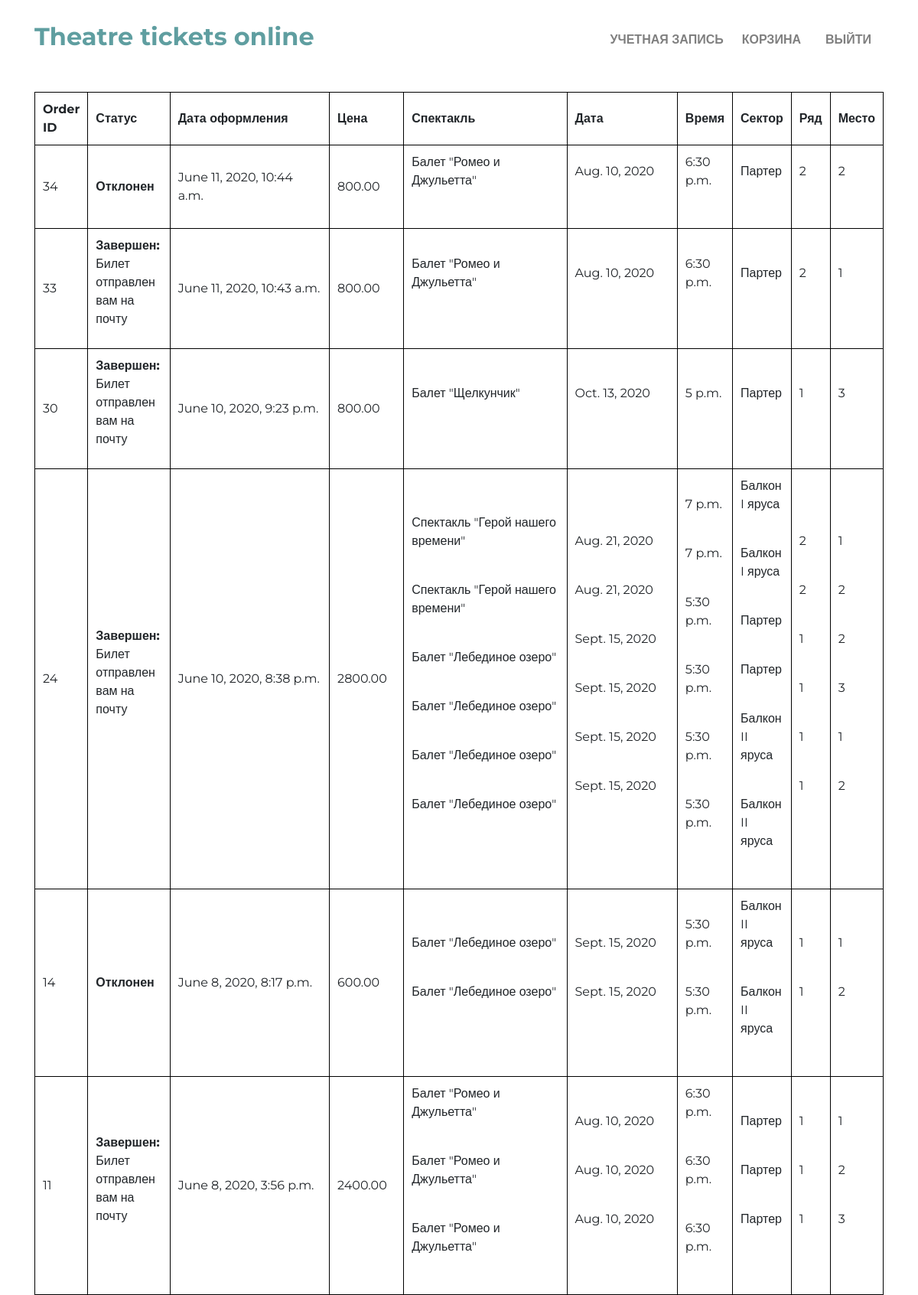
/order/my-orders/ (signed in), run on the app's committed database.
### orders/models.py (models this page shows, shortened)
class Order(models.Model):
    id = models.AutoField(auto_created=True, primary_key=True)
    user = models.ForeignKey(User, on_delete=models.CASCADE)
    status = models.ForeignKey(Status, on_delete=models.PROTECT, default=1)
    total_price = models.DecimalField(max_digits=10, decimal_places=2, default=1, null=False)
    amount = models.PositiveIntegerField(default=1, null=False)
    create_date = models.DateTimeField(editable=False, null=True)
    class Meta:
        ordering = ('-id',)

class Status(models.Model):
    STATUS_CHOICES = [
        ('new', 'Новый'),
        ('in the execution', 'В исполнении'),
        ('completed', 'Завершен'),
        ('rejected', 'Отклонен'),
    ]
    FINISHED = {
        'Отклонен',
        'Завершен'
    }
    id = models.AutoField(auto_created=True, primary_key=True)
    name = models.CharField(max_length=20, null=False, db_index=True, choices=STATUS_CHOICES)
    def __str__(self):
        return f"{self.name}"

class OrderHasTicket(models.Model):
    order = models.ForeignKey(Order, on_delete=models.CASCADE, related_name='items')
    ticket = models.ForeignKey(Ticket, on_delete=models.PROTECT, related_name='order_items')
    price = models.DecimalField(max_digits=10, decimal_places=2)
    class Meta:
        unique_together = ['order', 'ticket']

### theater/models.py (models this page shows, shortened)
class Ticket(models.Model):
    id = models.AutoField(auto_created=True, primary_key=True)
    performance = models.ForeignKey(Performance, on_delete=models.CASCADE)
    sector = models.ForeignKey(Sector, on_delete=models.PROTECT)
    row = models.ForeignKey(Row, on_delete=models.PROTECT)
    seat = models.ForeignKey(Seat, on_delete=models.PROTECT)
    price = models.ForeignKey(Price, on_delete=models.PROTECT)
    available = models.BooleanField(default=True)
    class Meta:
        unique_together = [['performance', 'sector', 'row', 'seat']]

class Performance(models.Model):
    id = models.AutoField(auto_created=True, primary_key=True)
    image = models.ImageField(null=True, blank=True, upload_to='performance/')
    title = models.CharField(max_length=50, null=False, db_index=True)
    description = models.TextField(null=True)
    date = models.DateField(null=False, db_index=True)
    time = models.TimeField(null=False,db_index=True)
    class Meta:
        db_table = 'theater_performance'
        ordering = ('date',)
        index_together = [
            ['title'],
            ['date'],
            ['date', 'time']
        ]

class Sector(models.Model):
    id = models.AutoField(auto_created=True, primary_key=True)
    name = models.CharField(max_length=30, null=False, db_index=True, unique=True)
    class Meta:
        index_together = [
            ['name']
        ]

class Row(models.Model):
    id = models.AutoField(auto_created=True, primary_key=True)
    number = models.PositiveIntegerField(null=False, db_index=True, unique=True)

class Seat(models.Model):
    id = models.AutoField(auto_created=True, primary_key=True)
    number = models.PositiveIntegerField(null=False, db_index=True, unique=True)

### orders/views.py (the view)
# urls.py: path("my-orders/", views.my_orders, name="my_orders"),
@login_required
def my_orders(request):
    orders = Order.objects.filter(user=request.user).all()
    orderhts = OrderHasTicket.objects.filter(order__in=orders).all()
    tickets = {order.ticket for order in orderhts}
    performances = {ticket.performance for ticket in tickets}
    sectors = {ticket.sector for ticket in tickets}
    rows = {ticket.row for ticket in tickets}
    seats = {ticket.seat for ticket in tickets}
    context = {
        'orders': orders,
        'orderhts': orderhts,
        'tickets': tickets,
        'performances': performances,
        'sectors': sectors,
        'rows': rows,
        'seats': seats
    }
    return render(request, "orders/created.html", context)

### orders/templates/orders/created.html
{% extends "theater/layout.html" %}
{% block body %}
        <table class="cart" >
            <thead>
            <tr>
                <th class="coll_id">Order ID</th>
                <th class="status">Статус</th>
                <th class="coll_date">Дата оформления</th>
                <th class="price">Цена</th>
                <th class="coll_title">Спектакль</th>
                <th class="date">Дата</th>
                <th class="coll_time">Время</th>
                <th class="coll_sector">Сектор</th>
                <th>Ряд</th>
                <th>Место</th>
            </tr>
            </thead>
            <tbody>
            {% for order in orders %}
                <tr>
                    <td class="coll_id">{{ order.id }}</td>
                    <td class="status">
                        {% if order.status.id == 3 %}
                            <b>{{ order.status }}:</b>
                            <p>Билет отправлен вам на почту</p>
                        {% else %}
                            <b>{{ order.status }}</b>
                        {% endif %}
                    </td>
                    <td class="coll_date">{{ order.create_date }}</td>
                    <td class="price">{{ order.total_price }}</td>
                    <td class="coll_title">
                        {% for orderht in orderhts %}
                            {% if order.id == orderht.order.id %}
                            <p>{{ orderht.ticket.performance.title }}</p>
                            <br>
                            {% endif %}
                        {% endfor %}
                    </td>
                    <td class="date">
                        {% for orderht in orderhts %}
                            {% if order.id == orderht.order.id %}
                                <p>{{ orderht.ticket.performance.date }}</p>
                                <br>
                            {% endif %}
                        {% endfor %}
                    </td>
                    <td>
                        {% for orderht in orderhts %}
                            {% if order.id == orderht.order.id %}
                                <p>{{ orderht.ticket.performance.time }}</p>
                                <br>
                            {% endif %}
                    {% endfor %}
                    </td>
                    <td>
                        {% for orderht in orderhts %}
                            {% if order.id == orderht.order.id %}
                                <p>{{ orderht.ticket.sector.name }}</p>
                                <br>
                            {% endif %}
                        {% endfor %}
                    </td>
                    <td>
                        {% for orderht in orderhts %}
                            {% if order.id == orderht.order.id %}
                                <p>{{ orderht.ticket.row.number }}</p>
                                <br>
                            {% endif %}
                        {% endfor %}
                    </td>
                    <td>
                        {% for orderht in orderhts %}
                            {% if order.id == orderht.order.id %}
                                <p>{{ orderht.ticket.seat.number }}</p>
                                <br>
                            {% endif %}
                        {% endfor %}
                    </td>
                </tr>
            {% endfor %}
            </tbody>
        </table>
{% endblock %}

### theater/static/css/styles.css (style rules this page uses)
body { font-family: 'Montserrat', sans-serif !important; margin: 0; padding: 0; color: #212529; }
table, th, td { border: 1px solid black; border-collapse: collapse; width: 100%; padding: 10px; }
.coll_id { width: 50px; }
.coll_title { width: 30%; }
.coll_date { width: 28%; }
.coll_time { width: 20%; }
.coll_sector { width: 30%; }
.status { width: 10%; }
.price { width: 10%; }
.date { width: 28%; }

### data on the page
Order: id "34", status "Отклонен", create_date "June 11, 2020, 10:44 a.m.", total_price "800.00"
OrderHasTicket: ticket.performance "Балет \"Ромео и Джульетта\"", ticket.performance "Aug. 10, 2020", ticket.performance.time "6:30 p.m.", ticket.sector.name "Партер", ticket.row.number "2", ticket.seat.number "2"
Order: id "33", status "Завершен", create_date "June 11, 2020, 10:43 a.m.", total_price "800.00"
OrderHasTicket: ticket.performance "Балет \"Ромео и Джульетта\"", ticket.performance "Aug. 10, 2020", ticket.performance.time "6:30 p.m.", ticket.sector.name "Партер", ticket.row.number "2", ticket.seat.number "1"
Order: id "30", status "Завершен", create_date "June 10, 2020, 9:23 p.m.", total_price "800.00"
OrderHasTicket: ticket.performance "Балет \"Щелкунчик\"", ticket.performance "Oct. 13, 2020", ticket.performance.time "5 p.m.", ticket.sector.name "Партер", ticket.row.number "1", ticket.seat.number "3"
Order: id "24", status "Завершен", create_date "June 10, 2020, 8:38 p.m.", total_price "2800.00"
OrderHasTicket: ticket.performance "Спектакль \"Герой нашего времени\"", ticket.performance "Aug. 21, 2020", ticket.performance.time "7 p.m.", ticket.sector.name "Балкон I яруса", ticket.row.number "2", ticket.seat.number "1"
OrderHasTicket: ticket.performance "Спектакль \"Герой нашего времени\"", ticket.performance "Aug. 21, 2020", ticket.performance.time "7 p.m.", ticket.sector.name "Балкон I яруса", ticket.row.number "2", ticket.seat.number "2"
OrderHasTicket: ticket.performance "Балет \"Лебединое озеро\"", ticket.performance "Sept. 15, 2020", ticket.performance.time "5:30 p.m.", ticket.sector.name "Партер", ticket.row.number "1", ticket.seat.number "2"
OrderHasTicket: ticket.performance "Балет \"Лебединое озеро\"", ticket.performance "Sept. 15, 2020", ticket.performance.time "5:30 p.m.", ticket.sector.name "Партер", ticket.row.number "1", ticket.seat.number "3"
OrderHasTicket: ticket.performance "Балет \"Лебединое озеро\"", ticket.performance "Sept. 15, 2020", ticket.performance.time "5:30 p.m.", ticket.sector.name "Балкон II яруса", ticket.row.number "1", ticket.seat.number "1"
OrderHasTicket: ticket.performance "Балет \"Лебединое озеро\"", ticket.performance "Sept. 15, 2020", ticket.performance.time "5:30 p.m.", ticket.sector.name "Балкон II яруса", ticket.row.number "1", ticket.seat.number "2"
Order: id "14", status "Отклонен", create_date "June 8, 2020, 8:17 p.m.", total_price "600.00"
OrderHasTicket: ticket.performance "Балет \"Лебединое озеро\"", ticket.performance "Sept. 15, 2020", ticket.performance.time "5:30 p.m.", ticket.sector.name "Балкон II яруса", ticket.row.number "1", ticket.seat.number "1"
OrderHasTicket: ticket.performance "Балет \"Лебединое озеро\"", ticket.performance "Sept. 15, 2020", ticket.performance.time "5:30 p.m.", ticket.sector.name "Балкон II яруса", ticket.row.number "1", ticket.seat.number "2"
Order: id "11", status "Завершен", create_date "June 8, 2020, 3:56 p.m.", total_price "2400.00"
OrderHasTicket: ticket.performance "Балет \"Ромео и Джульетта\"", ticket.performance "Aug. 10, 2020", ticket.performance.time "6:30 p.m.", ticket.sector.name "Партер", ticket.row.number "1", ticket.seat.number "1"
OrderHasTicket: ticket.performance "Балет \"Ромео и Джульетта\"", ticket.performance "Aug. 10, 2020", ticket.performance.time "6:30 p.m.", ticket.sector.name "Партер", ticket.row.number "1", ticket.seat.number "2"
OrderHasTicket: ticket.performance "Балет \"Ромео и Джульетта\"", ticket.performance "Aug. 10, 2020", ticket.performance.time "6:30 p.m.", ticket.sector.name "Партер", ticket.row.number "1", ticket.seat.number "3"
